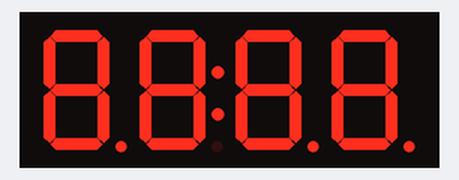
The sketch below on a simulated Arduino Uno, built with avr-gcc and run on an emulated ATmega328P. Parts: 4-digit seven-segment display.

Above: at 0.1 s.
At 1.1 s:
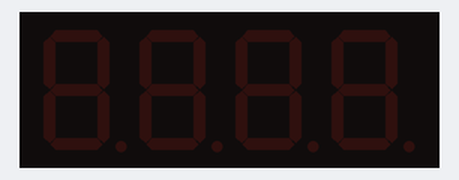
At 2.1 s:
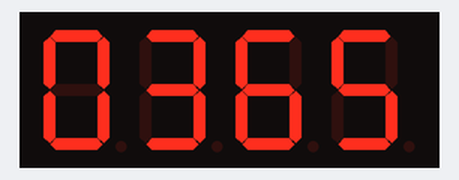

The sketch:

8_TM1637_3.ino
```cpp
#include <TM1637Display.h>

#define CLK 2
#define DIO 3

TM1637Display display(CLK, DIO);

void setup() {
  display.setBrightness(15);
}

void loop() {
  char data[] = { 0xFF, 0xFF, 0xFF, 0xFF };
  char blank[] = { 0x00, 0x00, 0x00, 0x00 };

  // All segments on
  display.setSegments(data);
  delay(1000);

  // All segments off
  display.setSegments(blank);
  delay(1000);

  // Selectively set different digits
  data[0] = display.encodeDigit(0);
  data[1] = display.encodeDigit(3);
  data[2] = display.encodeDigit(6);
  data[3] = display.encodeDigit(5);
  display.setSegments(data);
  delay(1000);
}
```

Measured:
- by itself, everything shown: repeats every 3.1 s, in 3 steps
- what the display in image 1 shows lasts 1.1 s, from 1.0 s to 2.1 s
